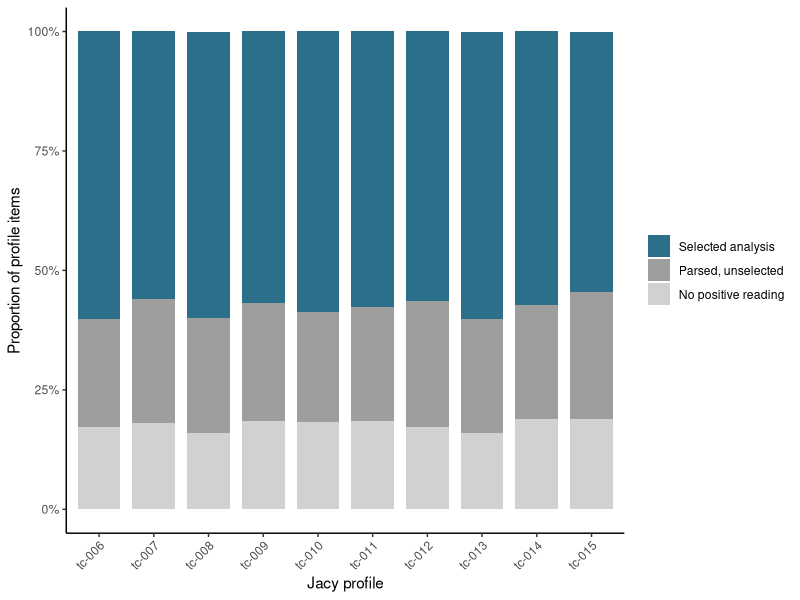

Here is the R script that generated this plot:
## ---- chunk 1
#| label: load-jacy-patterns
#| message: false
#| warning: false

jacy <- utils::read.csv(
  "data/jacy-mrs/tanaka-selection.csv",
  check.names = FALSE
)

item_key <- paste(jacy$profile, jacy$item_id, sep = "::")

stopifnot(
  nrow(jacy) == 15000L,
  !anyDuplicated(item_key),
  sum(jacy$preferred_analysis_count) == 9128L,
  sum(jacy$preferred_analysis_count > 0L) == 8670L,
  sum(jacy$parse_readings == -1L) == 318L
)
## ---- chunk 2
#| label: recode-jacy-patterns

jacy$selected <- jacy$preferred_analysis_count > 0L
jacy$analysis_state <- ifelse(
  jacy$selected,
  "Selected analysis",
  ifelse(
    jacy$parse_readings > 0L,
    "Parsed, unselected",
    "No positive reading"
  )
)
jacy$analysis_state <- factor(
  jacy$analysis_state,
  levels = c(
    "Selected analysis",
    "Parsed, unselected",
    "No positive reading"
  )
)

state_counts <- as.data.frame(table(jacy$analysis_state))
names(state_counts) <- c("analysis_state", "items")
state_counts$proportion <- state_counts$items / nrow(jacy)

stopifnot(
  state_counts$items[state_counts$analysis_state ==
    "Selected analysis"] == 8670L,
  state_counts$items[state_counts$analysis_state ==
    "Parsed, unselected"] == 3666L,
  state_counts$items[state_counts$analysis_state ==
    "No positive reading"] == 2664L,
  all(jacy$analysis_state[jacy$parse_readings == -1L] ==
    "No positive reading")
)

state_counts
## ---- chunk 3
#| label: plot-jacy-patterns
#| fig-width: 7.2
#| fig-height: 4.2

profile_pattern <- as.data.frame(
  table(jacy$profile, jacy$analysis_state)
)
names(profile_pattern) <- c("profile", "analysis_state", "items")
profile_pattern$proportion <- with(
  profile_pattern,
  items / ave(items, profile, FUN = sum)
)

stopifnot(all(rowSums(
  xtabs(proportion ~ profile + analysis_state, profile_pattern)
) > 0.999999))

ggplot2::ggplot(
  profile_pattern,
  ggplot2::aes(profile, proportion, fill = analysis_state)
) +
  ggplot2::geom_col(width = 0.78) +
  ggplot2::scale_fill_manual(
    values = c("#2B6F8A", "#9E9E9E", "#D1D1D1") # dqr-allow: algorithm-setting
  ) +
  ggplot2::scale_y_continuous(
    labels = scales::label_percent(accuracy = 1) # dqr-allow: algorithm-setting
  ) +
  ggplot2::labs(
    x = "Jacy profile",
    y = "Proportion of profile items",
    fill = NULL
  ) +
  ggplot2::theme_classic(base_size = 11) +
  ggplot2::theme(
    axis.text.x = ggplot2::element_text(angle = 45, hjust = 1),
    legend.position = "right"
  )
